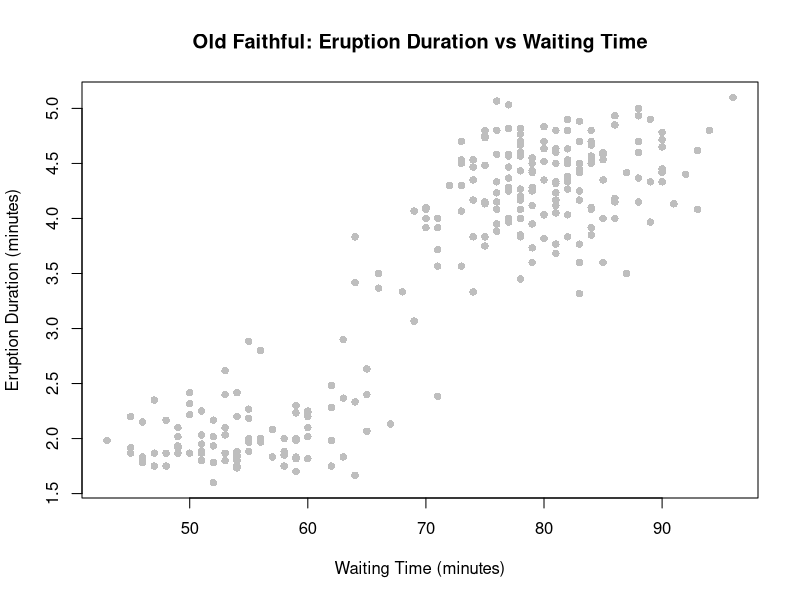
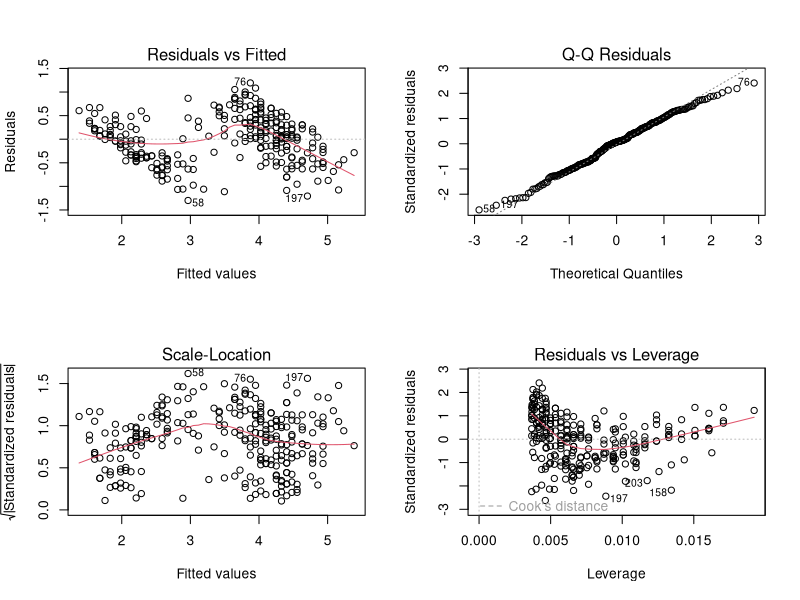
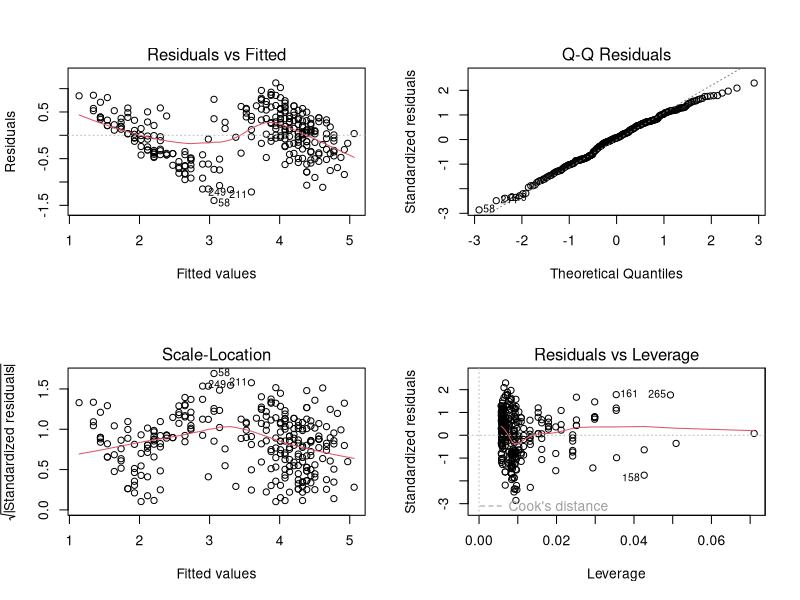
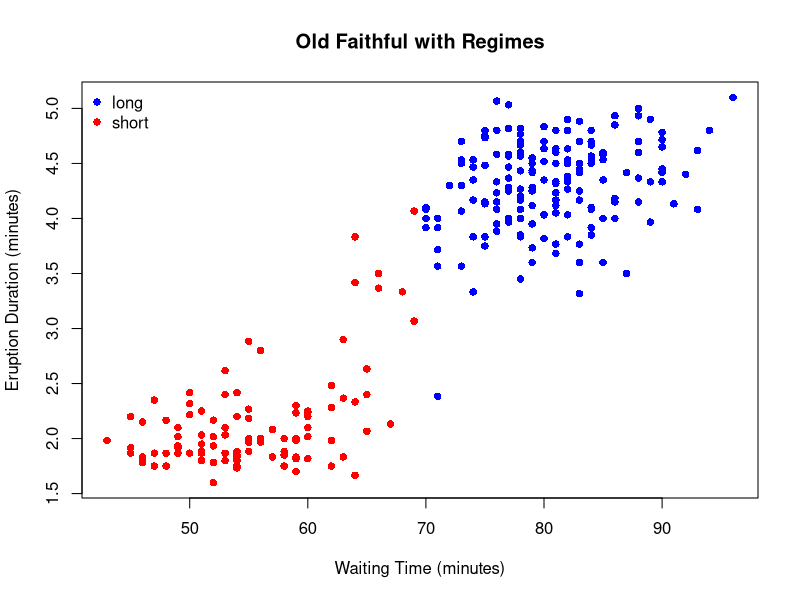
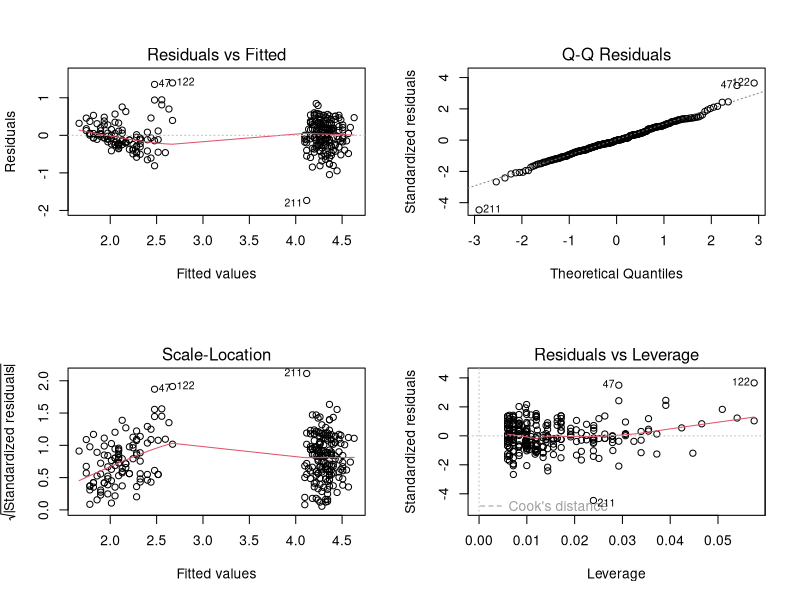

These charts were generated, in order, by the following R code:
############################################################
# Improving Linear Regression for the faithful Dataset
# (No mixture modeling)
############################################################

# -----------------------------
# 1. Load data and inspect
# -----------------------------
data(faithful)

# Basic exploratory plot
plot(eruptions ~ waiting, data = faithful,
     pch = 16, col = "gray",
     xlab = "Waiting Time (minutes)",
     ylab = "Eruption Duration (minutes)",
     main = "Old Faithful: Eruption Duration vs Waiting Time")

# -----------------------------
# 2. Naive simple linear regression
# -----------------------------
fit_lm <- lm(eruptions ~ waiting, data = faithful)
summary(fit_lm)

# Diagnostics for naive model
par(mfrow = c(2, 2))
plot(fit_lm)
par(mfrow = c(1, 1))

# Interpretation:
# - Strong linear association
# - High R^2
# - Clear residual structure and non-normality

# -----------------------------
# 3. Allow nonlinear mean structure
# -----------------------------
fit_poly <- lm(eruptions ~ poly(waiting, 2), data = faithful)
summary(fit_poly)

# Diagnostics for polynomial model
par(mfrow = c(2, 2))
plot(fit_poly)
par(mfrow = c(1, 1))

# Interpretation:
# - Captures curvature in mean
# - Does not resolve clustering
# - Interpretation less transparent

# -----------------------------
# 4. Regime-based linear regression
# -----------------------------
# Create a regime indicator based on waiting time
faithful$regime <- ifelse(faithful$waiting < 70, "short", "long")
faithful$regime <- factor(faithful$regime)

# Visualize regimes
plot(eruptions ~ waiting, data = faithful,
     col = c("blue", "red")[faithful$regime],
     pch = 16,
     xlab = "Waiting Time (minutes)",
     ylab = "Eruption Duration (minutes)",
     main = "Old Faithful with Regimes")
legend("topleft",
       legend = levels(faithful$regime),
       col = c("blue", "red"),
       pch = 16,
       bty = "n")

# Fit interaction model
fit_regime <- lm(eruptions ~ waiting * regime, data = faithful)
summary(fit_regime)

# Diagnostics for regime-based model
par(mfrow = c(2, 2))
plot(fit_regime)
par(mfrow = c(1, 1))

# Interpretation:
# - Separate linear trends by regime
# - Substantial improvement in residual behavior
# - Model remains within linear regression framework

# -----------------------------
# 5. Model comparison
# -----------------------------
anova(fit_lm, fit_poly, fit_regime)

# -----------------------------
# 6. Takeaways
# -----------------------------
# - High R^2 alone is not sufficient
# - Residual diagnostics reveal unmodeled structure
# - Substantive modeling choices outperform cosmetic fixes
############################################################
